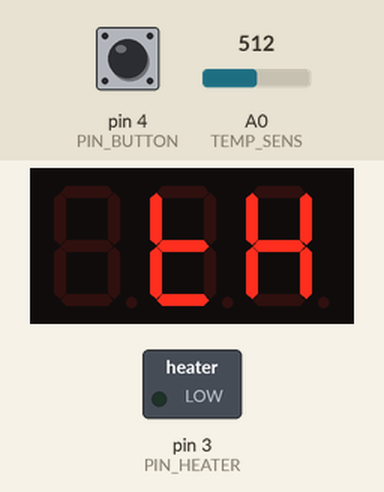
Simulated run of this sketch. Board: Arduino Uno, built with avr-gcc and run on an emulated ATmega328P. Parts: 3-digit seven-segment display, switched loads named in the sketch (green lamp = pin HIGH). Inputs (shaded band) come from the test bench; at power-on: pin 4 (PIN_BUTTON) HIGH, A0 (TEMP_SENS) = 512. EEPROM starts erased.

Above: at 1.25 s.
1.3 s: pin 4 (PIN_BUTTON) pulled LOW for 0.15 s
2.0 s: A0 (TEMP_SENS) set to 339
At 3.4 s:
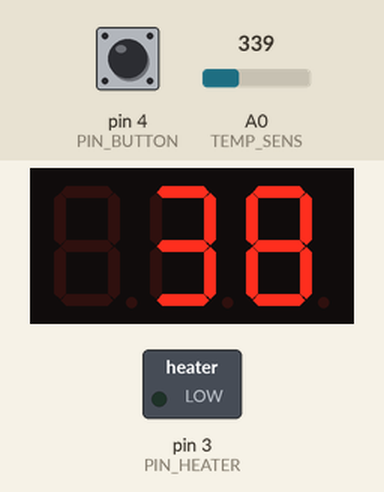
4.4 s: A0 (TEMP_SENS) set to 310
At 5.6 s:
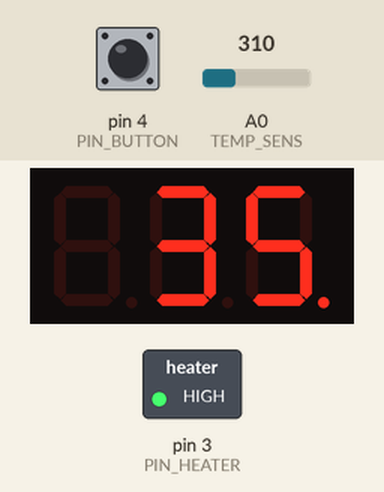
5.9 s: A0 (TEMP_SENS) set to 245
At 6.9 s:
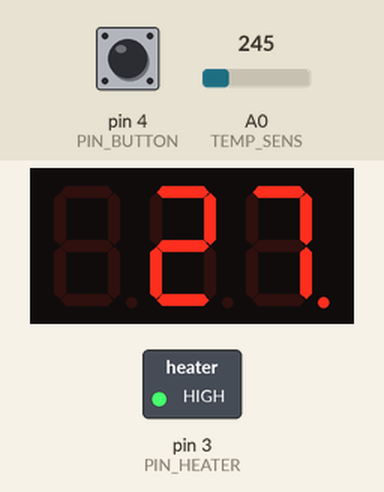
Timing chart, 0 to 8.4 s (numbered marks = the images above; inputs shaded):
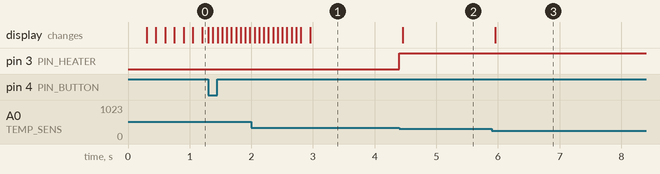

The sketch:

Curlion.ino
```cpp
// (licence header left out)
// External libraries
#include <EEPROM.h>
#include <SevSeg.h>

/**************************************/
/*            Display pins            */
/**************************************/
#define DISP_V1     5
#define DISP_V2     8
#define DISP_V3     9
#define DUSP_A      6
#define DUSP_B      10
#define DUSP_C      11
#define DUSP_D      1
#define DUSP_E      2
#define DUSP_F      7
#define DUSP_G      12
#define DUSP_DP     0


/************************************/
/*            Other pins            */
/************************************/
#define TEMP_SENS   A0
#define PIN_HEATER  3
#define PIN_BUTTON  4


/*******************************/
/*            Setup            */
/*******************************/
// PD-controller
const float PID_P PROGMEM = 0.42;
const float PID_D PROGMEM = 8.0;

// TEMPERATURE = LOG_FACTOR * log(NTC_RESISTANCE) + LOG_TERM
const float LOG_FACTOR PROGMEM = -24.4;
const float LOG_TERM PROGMEM = 300;

// Supply voltage
const float VCC PROGMEM = 5.0;

// Resistance of the second divider resistor (between GND and A0)
const float SENS_RGND PROGMEM = 22000;

// Kalman filter (larger value = smoother)
const float FILTER_K PROGMEM = 0.85;

// Update time of the display (in ms)
const uint16_t DISP_UPDATE_TIME PROGMEM = 150;

// Max allowed temperature
const uint8_t MAX_SET_TEMP PROGMEM = 170;

// Min allowed temperature
const uint8_t MIN_SET_TEMP PROGMEM = 40;

// Temperature increment
const uint8_t SET_TEMP_INCREMENT PROGMEM = 10;

// After pressing the button for this time, the mode will be switched
const uint16_t BUTTON_LONG_PRESS PROGMEM = 1000;

/***********************************/
/*            Variables            */
/***********************************/
SevSeg sevseg;
byte digit_pins[] = { DISP_V1, DISP_V2, DISP_V3 };
byte segment_pins[] = { DUSP_A, DUSP_B, DUSP_C, DUSP_D, DUSP_E, DUSP_F, DUSP_G, DUSP_DP };
uint8_t mode;   // 0 - init, 2 - show setup, 2 - main loop, 3 - setup
uint8_t disp_counter;
unsigned long disp_timer;
uint8_t int_temperature, set_temperature;
float temperature, vin, r2, raw_temperature;
float sens_devider;
unsigned long button_time_pressed;
boolean button_pressed, button_last_state, button_mode_changing;
float pid_error, pid_output, previous_error;

void setup()
{
    // Hardware setup
    sevseg.begin(COMMON_ANODE, 3, digit_pins, segment_pins, false, false, false);
    pinMode(PIN_HEATER, OUTPUT);
    pinMode(PIN_BUTTON, INPUT_PULLUP);

    // Read setup temperature from the EEPROM
    set_temperature = EEPROM.read(0);
    if (set_temperature > MAX_SET_TEMP || set_temperature < MIN_SET_TEMP) {
        set_temperature = MIN_SET_TEMP;
        EEPROM.write(0, set_temperature);
    }
}

void loop()
{
    // Refresh temperature value
    update_temperature(false);

    // Enable or disable heating element (PID)
    heater_handler();

    // Select current loop
    if (mode == 2)
        loop_main();
    else if (mode == 3)
        loop_setup();
    else if (mode == 1)
        loop_show_setup();
    else
        loop_init();

    // Update display every cycle
    sevseg.refreshDisplay();
}

/// <summary>
/// First run ("Push the button" ticker)
/// </summary>
void loop_init() {
    // Stay in the loop until the button is clicked
    if (digitalRead(PIN_BUTTON))
    {
        // Refresh temperature value (every cycle is fresh value)
        update_temperature(true);

        if (millis() - disp_timer >= DISP_UPDATE_TIME) {
            // Refresh text
            disp_push_the_button();
            // Increment counter
            if (disp_counter > 18)
                disp_counter = 0;
            disp_counter++;
            // Store timer
            disp_timer = millis();
        }
    }
    else {
        // Reset counter
        disp_counter = 0;
        // Switch to show_setup (1) loop if button was released
        mode = 1;
    }
}

/// <summary>
/// Second loop (shows setup temperature for a short time)
/// </summary>
void loop_show_setup() {
    if (millis() - disp_timer >= DISP_UPDATE_TIME / 2) {
        if (disp_counter % 2 == 0)
            sevseg.setNumber(set_temperature);
        else
            sevseg.setChars("   ");
        disp_counter++;
        if (disp_counter > 20) {
            // Switch to main (2) loop if time was passed
            mode = 2;
            // Reset counter
            disp_counter = 0;
        }
        disp_timer = millis();
    }
}

/// <summary>
/// Main loop (heating + temperature)
/// </summary>
void loop_main() {
    button_pressed = !digitalRead(PIN_BUTTON);

    if (!button_last_state && button_pressed) {
        // If button was pushed
        button_last_state = 1;
        // Remember time
        button_time_pressed = millis();
    }

    if (!button_mode_changing && button_last_state && button_pressed && millis() - button_time_pressed > BUTTON_LONG_PRESS) {
        // If button was pressed for a long time
        // Change mode to setup (3)
        mode = 3;

        // Set mode_changing flag to true (to prevent looped mode changing)
        button_mode_changing = 1;
    }

    if (!button_pressed) {
        // Reset flags if button was released
        button_last_state = 0;
        button_mode_changing = 0;
    }

    if (millis() - disp_timer >= DISP_UPDATE_TIME) {
        // Display dot at end if heater is on
        if (digitalRead(PIN_HEATER))
            sevseg.setNumber(int_temperature, 0);
        else
            sevseg.setNumber(int_temperature);
        disp_timer = millis();
    }
}

/// <summary>
/// Setup loop (blinking display)
/// </summary>
void loop_setup() {
    button_pressed = !digitalRead(PIN_BUTTON);

    if (!button_last_state && button_pressed) {
        // If button was pushed
        button_last_state = 1;
        // Remember time
        button_time_pressed = millis();
    }

    if (!button_mode_changing && button_last_state && button_pressed && millis() - button_time_pressed > BUTTON_LONG_PRESS) {
        // If button was pressed for a long time
        // Change mode to main (2)
        mode = 2;

        // Set mode_changing flag to true (to prevent looped mode changing)
        button_mode_changing = 1;
    }

    if (button_last_state && !button_pressed && millis() - button_time_pressed < BUTTON_LONG_PRESS) {
        // If button was pressed for a short time
        set_temperature += SET_TEMP_INCREMENT;
        if (set_temperature > MAX_SET_TEMP)
            set_temperature = MIN_SET_TEMP;
        EEPROM.write(0, set_temperature);
    }

    if (!button_pressed) {
        // Reset flags if button was released
        button_last_state = 0;
        button_mode_changing = 0;
    }

    if (millis() - disp_timer >= DISP_UPDATE_TIME) {
        // Display blinking setup temperature
        if (disp_counter)
            sevseg.setNumber(set_temperature);
        else
            sevseg.setChars("   ");
        disp_counter = !disp_counter;
        disp_timer = millis();
    }
}

/// <summary>
/// Draws a ticker with the words "Push the button"
/// </summary>
void disp_push_the_button() {
    switch (disp_counter)
    {
    case 1:
        sevseg.setChars("  P");
        break;
    case 2:
        sevseg.setChars(" PU");
        break;
    case 3:
        sevseg.setChars("PUS");
        break;
    case 4:
        sevseg.setChars("USH");
        break;
    case 5:
        sevseg.setChars("SH ");
        break;
    case 6:
        sevseg.setChars("H T");
        break;
    case 7:
        sevseg.setChars(" TH");
        break;
    case 8:
        sevseg.setChars("THE");
        break;
    case 9:
        sevseg.setChars("HE ");
        break;
    case 10:
        sevseg.setChars("E B");
        break;
    case 11:
        sevseg.setChars(" BU");
        break;
    case 12:
        sevseg.setChars("BUT");
        break;
    case 13:
        sevseg.setChars("UTT");
        break;
    case 14:
        sevseg.setChars("TTO");
        break;
    case 15:
        sevseg.setChars("TON");
        break;
    case 16:
        sevseg.setChars("ON ");
        break;
    case 17:
        sevseg.setChars("N  ");
        break;
    default:
        sevseg.setChars("   ");
        break;
    }
}

/// <summary>
/// Turns on or off the heater according to the temperature
/// </summary>
void heater_handler() {
    if (mode == 2) {
        // Calculate error
        pid_error = (float)set_temperature - temperature;

        // Calculate PID output
        pid_output = PID_P * pid_error + PID_D * (pid_error - previous_error);

        // Store error for next cycles
        previous_error = pid_error;

        if (pid_output > 1.0)
            // Enable heater if pid_output is positive
            digitalWrite(PIN_HEATER, 1);
        else
            // Disable heater if pid_output is negative
            digitalWrite(PIN_HEATER, 0);
    }
    else
        // Turn off the heater in other modes
        digitalWrite(PIN_HEATER, 0);
}

/// <summary>
/// Calculates current temperature
/// </summary>
/// <param name="first_run"> if true, the filter will not be used </param>
void update_temperature(boolean first_run) {
    // Calculate unfiltered temperature
    vin = (float)analogRead(TEMP_SENS) * (VCC / 1023.0);
    r2 = (SENS_RGND * VCC) / vin - SENS_RGND;
    raw_temperature = LOG_FACTOR * log(r2) + LOG_TERM;

    // Filter temperature if needed
    if (!first_run)
        temperature = temperature * FILTER_K + raw_temperature * (1.0 - FILTER_K);
    else
        temperature = raw_temperature;

    // Clip temperature to 0-255 range
    if (temperature > 255)
        temperature = 255;
    else if (temperature < 0)
        temperature = 0;

    // Convert to integer
    int_temperature = (uint8_t)temperature;
}
```

Measured:
- the behaviour switches between 328 and 327 on A0 (TEMP_SENS) (found by bisection; images 1 and 2)
- after the input at 4.4 s, pin 3 (PIN_HEATER): LOW → HIGH at once; the display: changes after 0.05 s (image 2)
- after the input at 5.9 s, the display: changes after 0.05 s (image 3)
